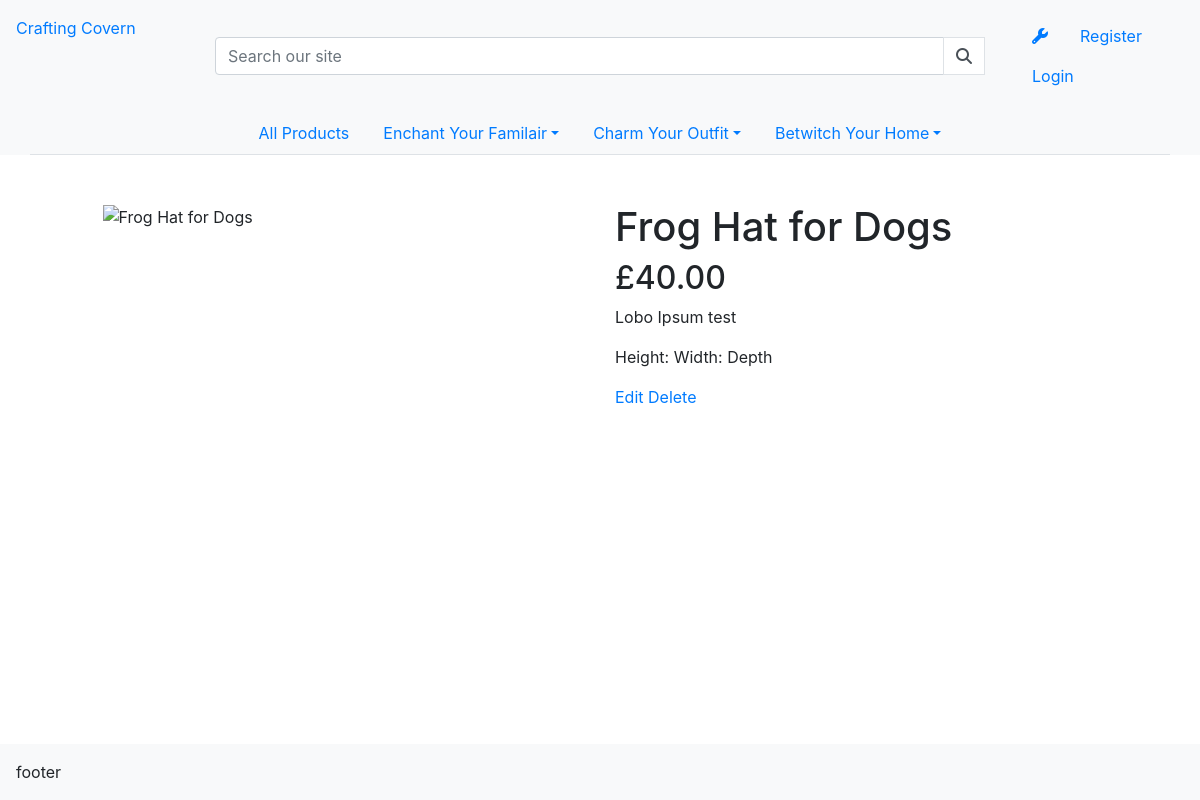
Page /product/3/ on the earlier database version.
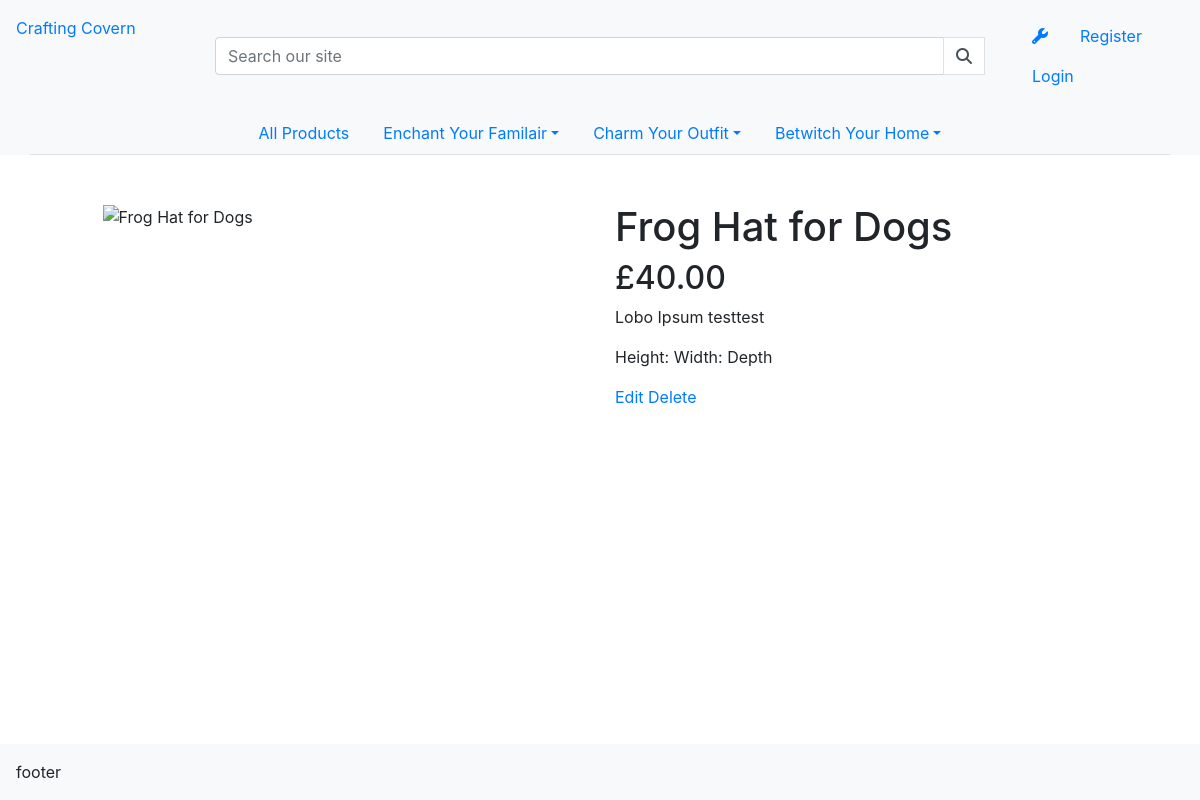
Same page on the later database version.
### products/models.py (models this page shows, shortened)
class Product(models.Model):
    category = models.ForeignKey('Category', null=True, blank=True, on_delete=models.SET_NULL)
    sku = models.CharField(max_length=254, null=True, blank=True)
    name = models.CharField(max_length=254)
    description = models.TextField()
    dimension = models.TextField()
    cost = models.DecimalField(max_digits=6, decimal_places=2)
    craft_time = models.IntegerField(validators=[MinValueValidator(1), MaxValueValidator(40)])
    image = CloudinaryField('image', default='placeholder')
    created_on = models.DateTimeField(auto_now_add=True)
    updated_on = models.DateTimeField(auto_now=True)
    deleted_on = models.DateTimeField(null=True, blank=True)

### products/views.py (the view)
# urls.py: path('product/<int:id>/', views.product_detail, name='product_detail'),
def product_detail(request, id):
    queryset = Product.objects.all()
    product = get_object_or_404(queryset, id=id)
    return render(
        request,
        'products/product_detail.html',
        {"product": product},
    )

### products/templates/products/product_detail.html
{% extends "base.html" %}
{% block content %}
<div class="row mt-5">
  <div class="col-5 offset-1">
    <img class="card-img-bottom" src=" {{ product.image.url }}"
    alt="{{ product.name }}">
  </div>
  <div class="col-5">
    <h1>{{ product.name }}</h1>
    <h2>£{{ product.cost }}</h2>
    <p>{{ product.description }}</p>
    <p>{{ product.dimension }}</p>
    <a href="{% url 'product_edit' product.id %}">Edit</a>
    <a href="{% url 'product_delete' product.id %}">Delete</a>
  </div>
</div>
{% endblock content %}

Differences in the rows shown:
changed Product "Frog Hat for Dogs": description "Lobo Ipsum test" → "Lobo Ipsum testtest"
